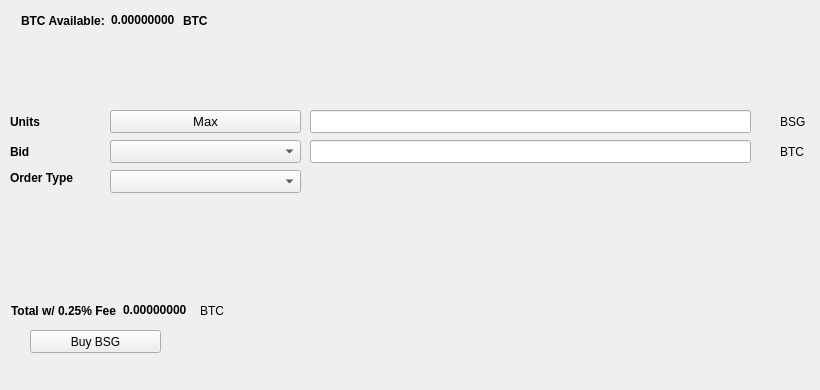
   <widget class="QWidget" name="BuyTab">
    <attribute name="title">
     <string>Buy</string>
    </attribute>
    <widget class="QPushButton" name="BuyBSG">
     <property name="geometry">
      <rect>
       <x>30</x>
       <y>330</y>
       <width>131</width>
       <height>23</height>
      </rect>
     </property>
     <property name="text">
      <string>Buy BSG</string>
     </property>
     <property name="icon">
      <iconset resource="../blowsbig.qrc">
       <normaloff>:/icons/bitcoin</normaloff>:/icons/bitcoin</iconset>
     </property>
    </widget>
    <widget class="QLabel" name="label_3">
     <property name="geometry">
      <rect>
       <x>10</x>
       <y>110</y>
       <width>46</width>
       <height>23</height>
      </rect>
     </property>
     <property name="font">
      <font>
       <weight>75</weight>
       <bold>true</bold>
      </font>
     </property>
     <property name="text">
      <string>Units</string>
     </property>
    </widget>
    <widget class="QLineEdit" name="UnitsInput">
     <property name="geometry">
      <rect>
       <x>310</x>
       <y>110</y>
       <width>441</width>
       <height>23</height>
      </rect>
     </property>
     <property name="font">
      <font>
       <pointsize>9</pointsize>
       <weight>75</weight>
       <bold>true</bold>
      </font>
     </property>
    </widget>
    <widget class="QLineEdit" name="BuyBidPriceEdit">
     <property name="geometry">
      <rect>
       <x>310</x>
       <y>140</y>
       <width>441</width>
       <height>23</height>
      </rect>
     </property>
     <property name="font">
      <font>
       <pointsize>9</pointsize>
       <weight>75</weight>
       <bold>true</bold>
      </font>
     </property>
    </widget>
    <widget class="QLabel" name="label_4">
     <property name="geometry">
      <rect>
       <x>780</x>
       <y>110</y>
       <width>31</width>
       <height>23</height>
      </rect>
     </property>
     <property name="text">
      <string>BSG</string>
     </property>
    </widget>
    <widget class="QLabel" name="label_5">
     <property name="geometry">
      <rect>
       <x>780</x>
       <y>140</y>
       <width>31</width>
       <height>23</height>
      </rect>
     </property>
     <property name="text">
      <string>BTC</string>
     </property>
    </widget>
    <widget class="QLabel" name="label_6">
     <property name="geometry">
      <rect>
       <x>10</x>
       <y>140</y>
       <width>46</width>
       <height>23</height>
      </rect>
     </property>
     <property name="font">
      <font>
       <weight>75</weight>
       <bold>true</bold>
      </font>
     </property>
     <property name="text">
      <string>Bid</string>
     </property>
    </widget>
    <widget class="QLabel" name="label_7">
     <property name="geometry">
      <rect>
       <x>10</x>
       <y>170</y>
       <width>91</width>
       <height>16</height>
      </rect>
     </property>
     <property name="font">
      <font>
       <weight>75</weight>
       <bold>true</bold>
      </font>
     </property>
     <property name="text">
      <string>Order Type</string>
     </property>
    </widget>
    <widget class="QPushButton" name="Buy_Max_Amount">
     <property name="geometry">
      <rect>
       <x>110</x>
       <y>110</y>
       <width>191</width>
       <height>23</height>
      </rect>
     </property>
     <property name="font">
      <font>
       <pointsize>10</pointsize>
      </font>
     </property>
     <property name="text">
      <string>Max</string>
     </property>
    </widget>
    <widget class="QComboBox" name="BuyBidcomboBox">
     <property name="geometry">
      <rect>
       <x>110</x>
       <y>140</y>
       <width>191</width>
       <height>23</height>
      </rect>
     </property>
     <property name="font">
      <font>
       <pointsize>10</pointsize>
      </font>
     </property>
    </widget>
    <widget class="QComboBox" name="buyOrdertypeCombo">
     <property name="geometry">
      <rect>
       <x>110</x>
       <y>170</y>
       <width>191</width>
       <height>23</height>
      </rect>
     </property>
     <property name="font">
      <font>
       <pointsize>10</pointsize>
      </font>
     </property>
    </widget>
    <widget class="QWidget" name="layoutWidget1">
     <property name="geometry">
      <rect>
       <x>21</x>
       <y>11</y>
       <width>227</width>
       <height>19</height>
      </rect>
     </property>
     <layout class="QHBoxLayout" name="horizontalLayout_3">
      <item>
       <widget class="QLabel" name="label232">
        <property name="font">
         <font>
          <weight>75</weight>
          <bold>true</bold>
         </font>
        </property>
        <property name="text">
         <string>BTC Available:</string>
        </property>
       </widget>
      </item>
      <item>
       <widget class="QLabel" name="BtcAvailableLbl">
        <property name="palette">
         <palette>
          <active>
           <colorrole role="WindowText">
            <brush brushstyle="SolidPattern">
             <color alpha="255">
              <red>0</red>
              <green>0</green>
              <blue>0</blue>
             </color>
            </brush>
           </colorrole>
           <colorrole role="Button">
            <brush brushstyle="SolidPattern">
             <color alpha="255">
              <red>0</red>
              <green>170</green>
              <blue>0</blue>
             </color>
            </brush>
           </colorrole>
           <colorrole role="Light">
            <brush brushstyle="SolidPattern">
             <color alpha="255">
              <red>0</red>
              <green>255</green>
              <blue>0</blue>
             </color>
            </brush>
           </colorrole>
           <colorrole role="Midlight">
            <brush brushstyle="SolidPattern">
             <color alpha="255">
              <red>0</red>
              <green>212</green>
              <blue>0</blue>
             </color>
            </brush>
           </colorrole>
           <colorrole role="Dark">
            <brush brushstyle="SolidPattern">
             <color alpha="255">
              <red>0</red>
              <green>85</green>
              <blue>0</blue>
             </color>
            </brush>
           </colorrole>
           <colorrole role="Mid">
            <brush brushstyle="SolidPattern">
             <color alpha="255">
              <red>0</red>
              <green>113</green>
              <blue>0</blue>
             </color>
            </brush>
           </colorrole>
           <colorrole role="Text">
            <brush brushstyle="SolidPattern">
             <color alpha="255">
              <red>0</red>
              <green>170</green>
              <blue>0</blue>
             </color>
            </brush>
           </colorrole>
           <colorrole role="BrightText">
            <brush brushstyle="SolidPattern">
             <color alpha="255">
              <red>255</red>
              <green>255</green>
              <blue>255</blue>
             </color>
            </brush>
           </colorrole>
           <colorrole role="ButtonText">
            <brush brushstyle="SolidPattern">
             <color alpha="255">
              <red>0</red>
              <green>0</green>
              <blue>0</blue>
             </color>
            </brush>
           </colorrole>
           <colorrole role="Base">
            <brush brushstyle="SolidPattern">
             <color alpha="255">
              <red>255</red>
              <green>255</green>
              <blue>255</blue>
             </color>
            </brush>
           </colorrole>
           <colorrole role="Window">
            <brush brushstyle="SolidPattern">
             <color alpha="255">
              <red>0</red>
              <green>170</green>
              <blue>0</blue>
             </color>
            </brush>
           </colorrole>
           <colorrole role="Shadow">
            <brush brushstyle="SolidPattern">
             <color alpha="255">
              <red>0</red>
              <green>0</green>
              <blue>0</blue>
             </color>
            </brush>
           </colorrole>
           <colorrole role="AlternateBase">
            <brush brushstyle="SolidPattern">
             <color alpha="255">
              <red>127</red>
              <green>212</green>
              <blue>127</blue>
             </color>
            </brush>
           </colorrole>
           <colorrole role="ToolTipBase">
            <brush brushstyle="SolidPattern">
             <color alpha="255">
              <red>255</red>
              <green>255</green>
              <blue>220</blue>
             </color>
            </brush>
           </colorrole>
           <colorrole role="ToolTipText">
            <brush brushstyle="SolidPattern">
             <color alpha="255">
              <red>0</red>
              <green>0</green>
              <blue>0</blue>
             </color>
            </brush>
           </colorrole>
          </active>
          <inactive>
           <colorrole role="WindowText">
            <brush brushstyle="SolidPattern">
             <color alpha="255">
              <red>0</red>
              <green>0</green>
              <blue>0</blue>
             </color>
            </brush>
           </colorrole>
           <colorrole role="Button">
            <brush brushstyle="SolidPattern">
             <color alpha="255">
              <red>0</red>
              <green>170</green>
              <blue>0</blue>
             </color>
            </brush>
           </colorrole>
           <colorrole role="Light">
            <brush brushstyle="SolidPattern">
             <color alpha="255">
              <red>0</red>
              <green>255</green>
              <blue>0</blue>
             </color>
            </brush>
           </colorrole>
           <colorrole role="Midlight">
            <brush brushstyle="SolidPattern">
             <color alpha="255">
              <red>0</red>
              <green>212</green>
              <blue>0</blue>
             </color>
            </brush>
           </colorrole>
           <colorrole role="Dark">
            <brush brushstyle="SolidPattern">
             <color alpha="255">
              <red>0</red>
              <green>85</green>
              <blue>0</blue>
             </color>
            </brush>
           </colorrole>
           <colorrole role="Mid">
            <brush brushstyle="SolidPattern">
             <color alpha="255">
              <red>0</red>
              <green>113</green>
              <blue>0</blue>
             </color>
            </brush>
           </colorrole>
           <colorrole role="Text">
            <brush brushstyle="SolidPattern">
             <color alpha="255">
              <red>0</red>
              <green>170</green>
              <blue>0</blue>
             </color>
            </brush>
           </colorrole>
           <colorrole role="BrightText">
            <brush brushstyle="SolidPattern">
             <color alpha="255">
              <red>255</red>
              <green>255</green>
              <blue>255</blue>
             </color>
            </brush>
           </colorrole>
           <colorrole role="ButtonText">
            <brush brushstyle="SolidPattern">
             <color alpha="255">
              <red>0</red>
              <green>0</green>
              <blue>0</blue>
             </color>
            </brush>
           </colorrole>
           <colorrole role="Base">
            <brush brushstyle="SolidPattern">
             <color alpha="255">
              <red>255</red>
              <green>255</green>
              <blue>255</blue>
             </color>
            </brush>
           </colorrole>
           <colorrole role="Window">
            <brush brushstyle="SolidPattern">
             <color alpha="255">
              <red>0</red>
              <green>170</green>
              <blue>0</blue>
             </color>
            </brush>
           </colorrole>
           <colorrole role="Shadow">
            <brush brushstyle="SolidPattern">
             <color alpha="255">
              <red>0</red>
              <green>0</green>
              <blue>0</blue>
             </color>
            </brush>
           </colorrole>
           <colorrole role="AlternateBase">
            <brush brushstyle="SolidPattern">
             <color alpha="255">
              <red>127</red>
              <green>212</green>
              <blue>127</blue>
             </color>
            </brush>
           </colorrole>
           <colorrole role="ToolTipBase">
            <brush brushstyle="SolidPattern">
             <color alpha="255">
              <red>255</red>
              <green>255</green>
              <blue>220</blue>
             </color>
            </brush>
           </colorrole>
           <colorrole role="ToolTipText">
            <brush brushstyle="SolidPattern">
             <color alpha="255">
              <red>0</red>
              <green>0</green>
              <blue>0</blue>
             </color>
            </brush>
           </colorrole>
          </inactive>
          <disabled>
           <colorrole role="WindowText">
            <brush brushstyle="SolidPattern">
             <color alpha="255">
              <red>0</red>
              <green>85</green>
              <blue>0</blue>
             </color>
            </brush>
           </colorrole>
           <colorrole role="Button">
            <brush brushstyle="SolidPattern">
             <color alpha="255">
              <red>0</red>
              <green>170</green>
              <blue>0</blue>
             </color>
            </brush>
           </colorrole>
           <colorrole role="Light">
            <brush brushstyle="SolidPattern">
             <color alpha="255">
              <red>0</red>
              <green>255</green>
              <blue>0</blue>
             </color>
            </brush>
           </colorrole>
           <colorrole role="Midlight">
            <brush brushstyle="SolidPattern">
             <color alpha="255">
              <red>0</red>
              <green>212</green>
              <blue>0</blue>
             </color>
            </brush>
           </colorrole>
           <colorrole role="Dark">
            <brush brushstyle="SolidPattern">
             <color alpha="255">
              <red>0</red>
              <green>85</green>
              <blue>0</blue>
             </color>
            </brush>
           </colorrole>
           <colorrole role="Mid">
            <brush brushstyle="SolidPattern">
             <color alpha="255">
              <red>0</red>
              <green>113</green>
              <blue>0</blue>
             </color>
            </brush>
           </colorrole>
           <colorrole role="Text">
            <brush brushstyle="SolidPattern">
             <color alpha="255">
              <red>0</red>
              <green>85</green>
              <blue>0</blue>
             </color>
            </brush>
           </colorrole>
           <colorrole role="BrightText">
            <brush brushstyle="SolidPattern">
             <color alpha="255">
              <red>255</red>
              <green>255</green>
              <blue>255</blue>
             </color>
            </brush>
           </colorrole>
           <colorrole role="ButtonText">
            <brush brushstyle="SolidPattern">
             <color alpha="255">
              <red>0</red>
              <green>85</green>
              <blue>0</blue>
             </color>
            </brush>
           </colorrole>
           <colorrole role="Base">
            <brush brushstyle="SolidPattern">
             <color alpha="255">
              <red>0</red>
              <green>170</green>
              <blue>0</blue>
             </color>
            </brush>
           </colorrole>
           <colorrole role="Window">
            <brush brushstyle="SolidPattern">
             <color alpha="255">
              <red>0</red>
              <green>170</green>
              <blue>0</blue>
             </color>
            </brush>
           </colorrole>
           <colorrole role="Shadow">
            <brush brushstyle="SolidPattern">
             <color alpha="255">
              <red>0</red>
              <green>0</green>
              <blue>0</blue>
             </color>
            </brush>
           </colorrole>
           <colorrole role="AlternateBase">
            <brush brushstyle="SolidPattern">
             <color alpha="255">
              <red>0</red>
              <green>170</green>
              <blue>0</blue>
             </color>
            </brush>
           </colorrole>
           <colorrole role="ToolTipBase">
            <brush brushstyle="SolidPattern">
             <color alpha="255">
              <red>255</red>
              <green>255</green>
              <blue>220</blue>
             </color>
            </brush>
           </colorrole>
           <colorrole role="ToolTipText">
            <brush brushstyle="SolidPattern">
             <color alpha="255">
              <red>0</red>
              <green>0</green>
              <blue>0</blue>
             </color>
            </brush>
           </colorrole>
          </disabled>
         </palette>
        </property>
        <property name="font">
         <font>
          <weight>75</weight>
          <bold>true</bold>
         </font>
        </property>
        <property name="text">
         <string>0.00000000</string>
        </property>
        <property name="textInteractionFlags">
         <set>Qt::LinksAccessibleByMouse|Qt::TextSelectableByKeyboard|Qt::TextSelectableByMouse</set>
        </property>
       </widget>
      </item>
      <item>
       <widget class="QLabel" name="BtcAvailableLbl_2">
        <property name="font">
         <font>
          <weight>75</weight>
          <bold>true</bold>
         </font>
        </property>
        <property name="text">
         <string>BTC</string>
        </property>
       </widget>
      </item>
     </layout>
    </widget>
    <widget class="QWidget" name="layoutWidge2">
     <property name="geometry">
      <rect>
       <x>11</x>
       <y>301</y>
       <width>259</width>
       <height>19</height>
      </rect>
     </property>
     <layout class="QHBoxLayout" name="horizontalLayout_4">
      <item>
       <widget class="QLabel" name="label_9">
        <property name="font">
         <font>
          <weight>75</weight>
          <bold>true</bold>
         </font>
        </property>
        <property name="text">
         <string>Total w/ 0.25% Fee</string>
        </property>
       </widget>
      </item>
      <item>
       <widget class="QLabel" name="BuyCostLabel">
        <property name="palette">
         <palette>
          <active>
           <colorrole role="WindowText">
            <brush brushstyle="SolidPattern">
             <color alpha="255">
              <red>0</red>
              <green>0</green>
              <blue>0</blue>
             </color>
            </brush>
           </colorrole>
           <colorrole role="Button">
            <brush brushstyle="SolidPattern">
             <color alpha="255">
              <red>0</red>
              <green>170</green>
              <blue>0</blue>
             </color>
            </brush>
           </colorrole>
           <colorrole role="Light">
            <brush brushstyle="SolidPattern">
             <color alpha="255">
              <red>0</red>
              <green>255</green>
              <blue>0</blue>
             </color>
            </brush>
           </colorrole>
           <colorrole role="Midlight">
            <brush brushstyle="SolidPattern">
             <color alpha="255">
              <red>0</red>
              <green>212</green>
              <blue>0</blue>
             </color>
            </brush>
           </colorrole>
           <colorrole role="Dark">
            <brush brushstyle="SolidPattern">
             <color alpha="255">
              <red>0</red>
              <green>85</green>
              <blue>0</blue>
             </color>
            </brush>
           </colorrole>
           <colorrole role="Mid">
            <brush brushstyle="SolidPattern">
             <color alpha="255">
              <red>0</red>
              <green>113</green>
              <blue>0</blue>
             </color>
            </brush>
           </colorrole>
           <colorrole role="Text">
            <brush brushstyle="SolidPattern">
             <color alpha="255">
              <red>0</red>
              <green>170</green>
              <blue>0</blue>
             </color>
            </brush>
           </colorrole>
           <colorrole role="BrightText">
            <brush brushstyle="SolidPattern">
             <color alpha="255">
              <red>255</red>
              <green>255</green>
              <blue>255</blue>
             </color>
            </brush>
           </colorrole>
           <colorrole role="ButtonText">
            <brush brushstyle="SolidPattern">
             <color alpha="255">
              <red>0</red>
              <green>0</green>
              <blue>0</blue>
             </color>
            </brush>
           </colorrole>
           <colorrole role="Base">
            <brush brushstyle="SolidPattern">
             <color alpha="255">
              <red>255</red>
              <green>255</green>
              <blue>255</blue>
             </color>
            </brush>
           </colorrole>
           <colorrole role="Window">
            <brush brushstyle="SolidPattern">
             <color alpha="255">
              <red>0</red>
              <green>170</green>
              <blue>0</blue>
             </color>
            </brush>
           </colorrole>
           <colorrole role="Shadow">
            <brush brushstyle="SolidPattern">
             <color alpha="255">
              <red>0</red>
              <green>0</green>
              <blue>0</blue>
             </color>
            </brush>
           </colorrole>
           <colorrole role="AlternateBase">
            <brush brushstyle="SolidPattern">
             <color alpha="255">
              <red>127</red>
              <green>212</green>
              <blue>127</blue>
             </color>
            </brush>
           </colorrole>
           <colorrole role="ToolTipBase">
            <brush brushstyle="SolidPattern">
             <color alpha="255">
              <red>255</red>
              <green>255</green>
              <blue>220</blue>
             </color>
            </brush>
           </colorrole>
           <colorrole role="ToolTipText">
            <brush brushstyle="SolidPattern">
             <color alpha="255">
              <red>0</red>
              <green>0</green>
              <blue>0</blue>
             </color>
            </brush>
           </colorrole>
          </active>
          <inactive>
           <colorrole role="WindowText">
            <brush brushstyle="SolidPattern">
             <color alpha="255">
              <red>0</red>
              <green>0</green>
              <blue>0</blue>
             </color>
            </brush>
           </colorrole>
           <colorrole role="Button">
            <brush brushstyle="SolidPattern">
             <color alpha="255">
              <red>0</red>
              <green>170</green>
              <blue>0</blue>
             </color>
            </brush>
           </colorrole>
           <colorrole role="Light">
            <brush brushstyle="SolidPattern">
             <color alpha="255">
              <red>0</red>
              <green>255</green>
              <blue>0</blue>
             </color>
            </brush>
           </colorrole>
           <colorrole role="Midlight">
            <brush brushstyle="SolidPattern">
             <color alpha="255">
              <red>0</red>
              <green>212</green>
              <blue>0</blue>
             </color>
            </brush>
           </colorrole>
           <colorrole role="Dark">
            <brush brushstyle="SolidPattern">
             <color alpha="255">
              <red>0</red>
              <green>85</green>
              <blue>0</blue>
             </color>
            </brush>
           </colorrole>
           <colorrole role="Mid">
            <brush brushstyle="SolidPattern">
             <color alpha="255">
              <red>0</red>
              <green>113</green>
              <blue>0</blue>
             </color>
            </brush>
           </colorrole>
           <colorrole role="Text">
            <brush brushstyle="SolidPattern">
             <color alpha="255">
              <red>0</red>
              <green>170</green>
              <blue>0</blue>
             </color>
            </brush>
           </colorrole>
           <colorrole role="BrightText">
            <brush brushstyle="SolidPattern">
             <color alpha="255">
              <red>255</red>
              <green>255</green>
              <blue>255</blue>
             </color>
            </brush>
           </colorrole>
           <colorrole role="ButtonText">
            <brush brushstyle="SolidPattern">
             <color alpha="255">
              <red>0</red>
              <green>0</green>
              <blue>0</blue>
             </color>
            </brush>
           </colorrole>
           <colorrole role="Base">
            <brush brushstyle="SolidPattern">
             <color alpha="255">
              <red>255</red>
              <green>255</green>
              <blue>255</blue>
             </color>
            </brush>
           </colorrole>
           <colorrole role="Window">
            <brush brushstyle="SolidPattern">
             <color alpha="255">
              <red>0</red>
              <green>170</green>
              <blue>0</blue>
             </color>
            </brush>
           </colorrole>
           <colorrole role="Shadow">
            <brush brushstyle="SolidPattern">
             <color alpha="255">
              <red>0</red>
              <green>0</green>
              <blue>0</blue>
             </color>
            </brush>
           </colorrole>
           <colorrole role="AlternateBase">
            <brush brushstyle="SolidPattern">
             <color alpha="255">
              <red>127</red>
              <green>212</green>
              <blue>127</blue>
             </color>
            </brush>
           </colorrole>
           <colorrole role="ToolTipBase">
            <brush brushstyle="SolidPattern">
             <color alpha="255">
              <red>255</red>
              <green>255</green>
              <blue>220</blue>
             </color>
            </brush>
           </colorrole>
           <colorrole role="ToolTipText">
            <brush brushstyle="SolidPattern">
             <color alpha="255">
              <red>0</red>
              <green>0</green>
              <blue>0</blue>
             </color>
            </brush>
           </colorrole>
          </inactive>
          <disabled>
           <colorrole role="WindowText">
            <brush brushstyle="SolidPattern">
             <color alpha="255">
              <red>0</red>
              <green>85</green>
              <blue>0</blue>
             </color>
            </brush>
           </colorrole>
           <colorrole role="Button">
            <brush brushstyle="SolidPattern">
             <color alpha="255">
              <red>0</red>
              <green>170</green>
              <blue>0</blue>
             </color>
            </brush>
           </colorrole>
           <colorrole role="Light">
            <brush brushstyle="SolidPattern">
             <color alpha="255">
              <red>0</red>
              <green>255</green>
              <blue>0</blue>
             </color>
            </brush>
           </colorrole>
           <colorrole role="Midlight">
            <brush brushstyle="SolidPattern">
             <color alpha="255">
              <red>0</red>
              <green>212</green>
              <blue>0</blue>
             </color>
            </brush>
           </colorrole>
           <colorrole role="Dark">
            <brush brushstyle="SolidPattern">
             <color alpha="255">
              <red>0</red>
              <green>85</green>
              <blue>0</blue>
             </color>
            </brush>
           </colorrole>
           <colorrole role="Mid">
            <brush brushstyle="SolidPattern">
             <color alpha="255">
              <red>0</red>
              <green>113</green>
              <blue>0</blue>
             </color>
            </brush>
           </colorrole>
           <colorrole role="Text">
            <brush brushstyle="SolidPattern">
             <color alpha="255">
              <red>0</red>
              <green>85</green>
              <blue>0</blue>
             </color>
            </brush>
           </colorrole>
           <colorrole role="BrightText">
            <brush brushstyle="SolidPattern">
             <color alpha="255">
              <red>255</red>
              <green>255</green>
              <blue>255</blue>
             </color>
            </brush>
           </colorrole>
           <colorrole role="ButtonText">
            <brush brushstyle="SolidPattern">
             <color alpha="255">
              <red>0</red>
              <green>85</green>
              <blue>0</blue>
             </color>
            </brush>
           </colorrole>
           <colorrole role="Base">
            <brush brushstyle="SolidPattern">
             <color alpha="255">
              <red>0</red>
              <green>170</green>
              <blue>0</blue>
             </color>
            </brush>
           </colorrole>
           <colorrole role="Window">
            <brush brushstyle="SolidPattern">
             <color alpha="255">
              <red>0</red>
              <green>170</green>
              <blue>0</blue>
             </color>
            </brush>
           </colorrole>
           <colorrole role="Shadow">
            <brush brushstyle="SolidPattern">
             <color alpha="255">
              <red>0</red>
              <green>0</green>
              <blue>0</blue>
             </color>
            </brush>
           </colorrole>
           <colorrole role="AlternateBase">
            <brush brushstyle="SolidPattern">
             <color alpha="255">
              <red>0</red>
              <green>170</green>
              <blue>0</blue>
             </color>
            </brush>
           </colorrole>
           <colorrole role="ToolTipBase">
            <brush brushstyle="SolidPattern">
             <color alpha="255">
              <red>255</red>
              <green>255</green>
              <blue>220</blue>
             </color>
            </brush>
           </colorrole>
           <colorrole role="ToolTipText">
            <brush brushstyle="SolidPattern">
             <color alpha="255">
              <red>0</red>
              <green>0</green>
              <blue>0</blue>
             </color>
            </brush>
           </colorrole>
          </disabled>
         </palette>
        </property>
        <property name="font">
         <font>
          <weight>75</weight>
          <bold>true</bold>
         </font>
        </property>
        <property name="autoFillBackground">
         <bool>false</bool>
        </property>
        <property name="text">
         <string>0.00000000</string>
        </property>
        <property name="textInteractionFlags">
         <set>Qt::LinksAccessibleByMouse|Qt::TextSelectableByMouse</set>
        </property>
       </widget>
      </item>
      <item>
       <widget class="QLabel" name="label_10">
        <property name="font">
         <font>
          <weight>50</weight>
          <bold>false</bold>
         </font>
        </property>
        <property name="text">
         <string>BTC</string>
        </property>
       </widget>
      </item>
     </layout>
    </widget>
    <widget class="QLabel" name="label_24">
     <property name="geometry">
      <rect>
       <x>460</x>
       <y>300</y>
       <width>281</width>
       <height>81</height>
      </rect>
     </property>
     <property name="text">
      <string/>
     </property>
     <property name="pixmap">
      <pixmap>:/images/bittrex</pixmap>
     </property>
    </widget>
   </widget>
